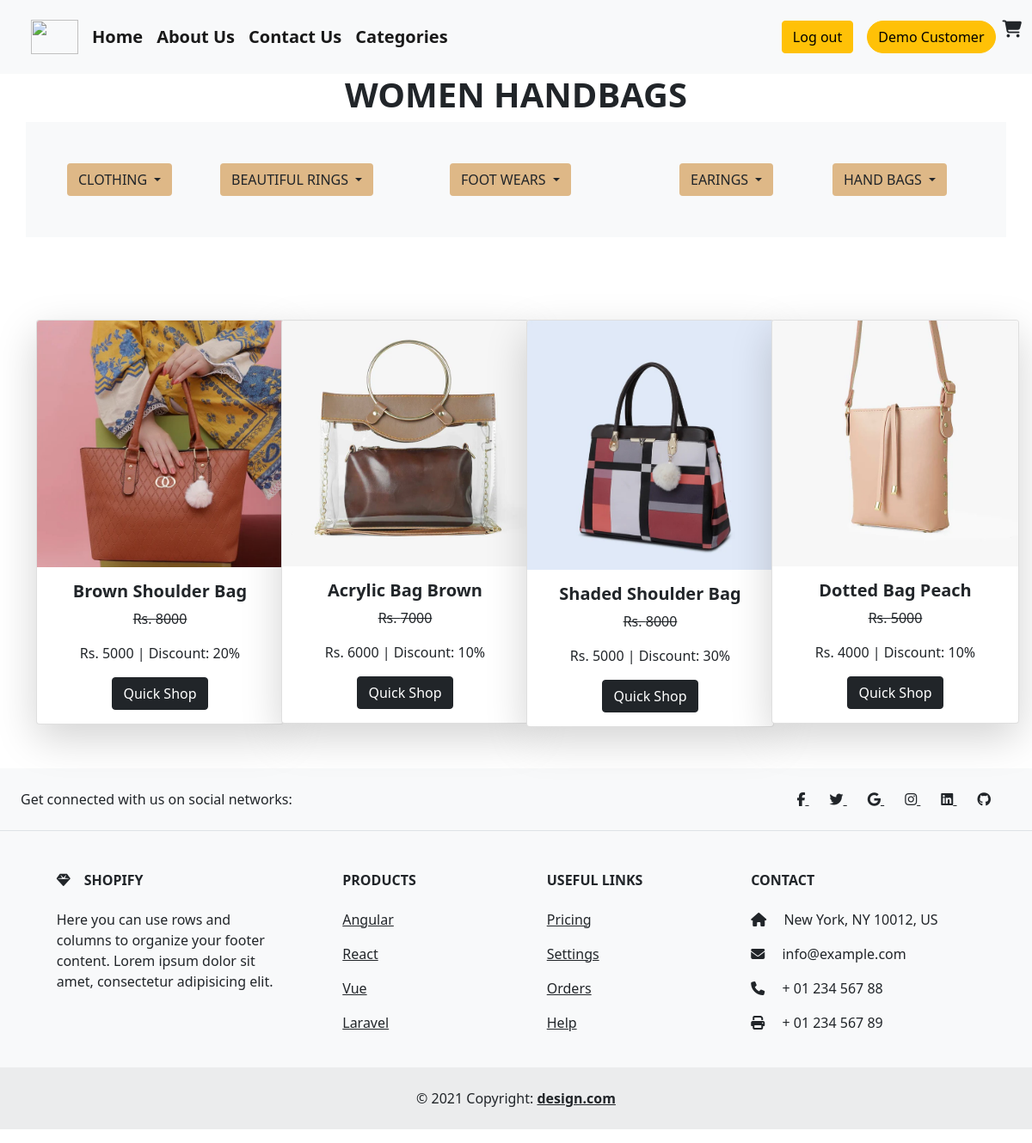
Screenshot of /bags.php (signed in) with the database file from the repository.
### tables this page shows
CREATE TABLE `w_details` (
  `id` int(255) NOT NULL AUTO_INCREMENT,
  `name` varchar(255) NOT NULL,
  `description` varchar(255) NOT NULL,
  `dead` varchar(255) NOT NULL,
  `sale` varchar(255) NOT NULL,
  `total` varchar(255) NOT NULL,
  `category` varchar(255) NOT NULL,
  `sub-category` varchar(255) NOT NULL,
  `image` varchar(255) NOT NULL,
  PRIMARY KEY (`id`)
);

### helpers.php (called while the page is built, shortened)
<?php
if (!function_exists('esc')) {
    function e($value)
    {
        return htmlspecialchars((string) $value, ENT_QUOTES, 'UTF-8');
    }
}

### bags.php (the view, shortened to what this page needs)
<?php require_once __DIR__ . '/helpers.php'; ?>
<?php
if (!isset($_SESSION['aid'])) {
    header('location:loginn.php'); exit;
} else {
    $name = $_SESSION['name'];
}
?>
<!DOCTYPE html>
<html lang="en">
<head>
  <link href="https://cdn.jsdelivr.net/npm/bootstrap@5.0.2/dist/css/bootstrap.min.css" rel="stylesheet">
  <link rel="stylesheet" href="https://cdnjs.cloudflare.com/ajax/libs/font-awesome/6.4.2/css/all.min.css">
</head>
<body>
  <nav class="navbar navbar-expand-lg navbar-light bg-light">
    <div class="container-fluid fw-bold">
      <a class="navbar-brand ms-4 rounded-circle" href="#"> <img src="./shopping-cart.png" alt="" height="40px" width="55px"></a>
      <div class="collapse navbar-collapse" id="navbarSupportedContent">
        <ul class="navbar-nav me-auto mb-2 mb-lg-0">
          <li class="nav-item">
            <a class="navbar-brand" href="./index1.php">Home</a>
          </li>
          <li class="nav-item">
            <a class="navbar-brand" href="./about1.php">About Us</a>
          </li>
          <li class="nav-item">
            <a class="navbar-brand" href="./contect1.php">Contact Us</a>
          </li>
          <li class="nav-item">
            <a class="navbar-brand" href="./categories1.php">Categories</a>
          </li>
        </ul>
        <ul style="list-style-type: none;" class="mt-3">
          <li class="nav-item">
            <a class="navbar-brand" href="./logout.php"><button class="btn btn-warning">Log out</button></a>
          </li>
        </ul>
        <form class="d-flex">
        <button class="btn btn-warning rounded-pill me-2"><?php echo e($name); ?></button>
          <i class="fa fa-cart-shopping fs-5"></i>
        </form>
      </div>
    </div>
  </nav>
  <div class="container">
    <div class="row">
      <div class="col-lg-12 col-md-12">
        <h1 class="text-center fw-bold">WOMEN HANDBAGS</h1>
      </div>
    </div>
  </div>
  <div class="container bg-light p-5">
    <div class="dropdwn row">
      <div class=" arrival col-lg-2 col-md-4">
        <div class="dropdown">
          <button class="btn dropdown-toggle" type="button" id="dropdownMenuButton1" data-bs-toggle="dropdown" aria-expanded="false" style="background-color:burlywood;">
            CLOTHING
          </button>
        </div>
      </div>
      <div class="drp-boys col-lg-3 col-md-4">
        <div class="dropdown">
          <button class="btn dropdown-toggle" type="button" id="dropdownMenuButton1" data-bs-toggle="dropdown" aria-expanded="false" style="background-color:burlywood;">
            BEAUTIFUL RINGS
          </button>
        </div>
      </div>
      <div class="toddler-kids col-lg-3 col-md-4">
        <div class="dropdown">
          <button class="btn dropdown-toggle" type="button" id="dropdownMenuButton1" data-bs-toggle="dropdown" aria-expanded="false" style="background-color:burlywood;">
            FOOT WEARS
          </button>
        </div>
      </div>
      <div class="drp-girls col-lg-2 col-md-4">
        <div class="dropdown">
          <button class="btn dropdown-toggle" type="button" id="dropdownMenuButton1" data-bs-toggle="dropdown" aria-expanded="false" style="background-color:burlywood;">
            EARINGS
          </button>
        </div>
      </div>
      <div class="eastren col-lg-2 col-md-4">
        <div class="dropdown">
          <button class="btn dropdown-toggle" type="button" id="dropdownMenuButton1" data-bs-toggle="dropdown" aria-expanded="false" style="background-color:burlywood;">
            HAND BAGS
          </button>
        </div>
      </div>
    </div>
  </div>
  <div class="container mt-5">
    <div class="row">
      <?php
      include './conn.php';
      $select = "SELECT * FROM `w_details` WHERE `category` = 'bag'";
      $query = mysqli_query($conn, $select);
      while ($result = mysqli_fetch_array($query)) {
      ?>
        <div class="col-lg-3 col-md-6 text-center mt-5">
          <div class="card shadow-lg" style="width: 18rem;">
            <img src="./admin/upload/<?php echo e($result['image']); ?>" class="card-img-top" alt="...">
            <div class="card-body">
              <h5 class="card-title fw-bold"><?php echo e($result['name'])?></h5>
              <p class="card-text"> <strike>Rs. <?php echo e($result['dead'])?></strike></p>
              <p class="card-text"> Rs. <?php echo e($result['sale'])?> <span> | Discount: <?php echo e($result['total'])?></span></p>
              <a href="add-to-cart1.php?id=<?php echo e($result['id']); ?>" class="btn btn-dark">Quick Shop</a>
            </div>
          </div>
        </div>
      <?php
      }
      ?>
    </div>
  </div>
  <footer class="text-center text-lg-start bg-light text-dark mb-3 mt-5">
    <section class="d-flex justify-content-center justify-content-lg-between p-4 border-bottom">
      <div class="me-5 d-none d-lg-block">
        <span>Get connected with us on social networks:</span>
      </div>
      <div>
        <a href="" class="me-4 text-reset">
          <i class="fab fa-facebook-f"></i>
        </a>
        <a href="" class="me-4 text-reset">
          <i class="fab fa-twitter"></i>
        </a>
        <a href="" class="me-4 text-reset">
          <i class="fab fa-google"></i>
        </a>
        <a href="" class="me-4 text-reset">
          <i class="fab fa-instagram"></i>
        </a>
        <a href="" class="me-4 text-reset">
          <i class="fab fa-linkedin"></i>
        </a>
        <a href="" class="me-4 text-reset">
          <i class="fab fa-github"></i>
        </a>
      </div>
    </section>
    <section class="">
      <div class="container text-center text-md-start mt-5">
        <div class="row mt-3">
          <div class="col-md-3 col-lg-4 col-xl-3 mx-auto mb-4">
            <h6 class="text-uppercase fw-bold mb-4">
              <i class="fas fa-gem me-3"></i>Shopify
            </h6>
            <p>
              Here you can use rows and columns to organize your footer content. Lorem ipsum
              dolor sit amet, consectetur adipisicing elit.
            </p>
          </div>
          <div class="col-md-2 col-lg-2 col-xl-2 mx-auto mb-4">
            <h6 class="text-uppercase fw-bold mb-4">
              Products
            </h6>
            <p>
              <a href="#!" class="text-reset">Angular</a>
            </p>
            <p>
              <a href="#!" class="text-reset">React</a>
            </p>
            <p>
              <a href="#!" class="text-reset">Vue</a>
            </p>
            <p>
              <a href="#!" class="text-reset">Laravel</a>
            </p>
          </div>
          <div class="col-md-3 col-lg-2 col-xl-2 mx-auto mb-4">
            <h6 class="text-uppercase fw-bold mb-4">
              Useful links
            </h6>
            <p>
              <a href="#!" class="text-reset">Pricing</a>
            </p>
            <p>
              <a href="#!" class="text-reset">Settings</a>
            </p>
            <p>
              <a href="#!" class="text-reset">Orders</a>
            </p>
            <p>
              <a href="#!" class="text-reset">Help</a>
            </p>
          </div>
          <div class="col-md-4 col-lg-3 col-xl-3 mx-auto mb-md-0 mb-4">
            <h6 class="text-uppercase fw-bold mb-4">Contact</h6>
            <p><i class="fas fa-home me-3"></i> New York, NY 10012, US</p>
            <p>
              <i class="fas fa-envelope me-3"></i>
              info@example.com
            </p>
            <p><i class="fas fa-phone me-3"></i> + 01 234 567 88</p>
            <p><i class="fas fa-print me-3"></i> + 01 234 567 89</p>
          </div>
        </div>
      </div>
    </section>
    <div class="text-center p-4" style="background-color: rgba(0, 0, 0, 0.05);">
      © 2021 Copyright:
      <a class="text-reset fw-bold" href="">design.com</a>
    </div>
  </footer>
</body>
</html>

### rows the page displays
w_details: image (picture), name "Brown Shoulder Bag", dead "8000", sale "5000", total "20%"
w_details: image (picture), name "Acrylic Bag Brown", dead "7000", sale "6000", total "10%"
w_details: image (picture), name "Shaded Shoulder Bag", dead "8000", sale "5000", total "30%"
w_details: image (picture), name "Dotted Bag Peach", dead "5000", sale "4000", total "10%"

### other values shown
$name "Demo Customer"
